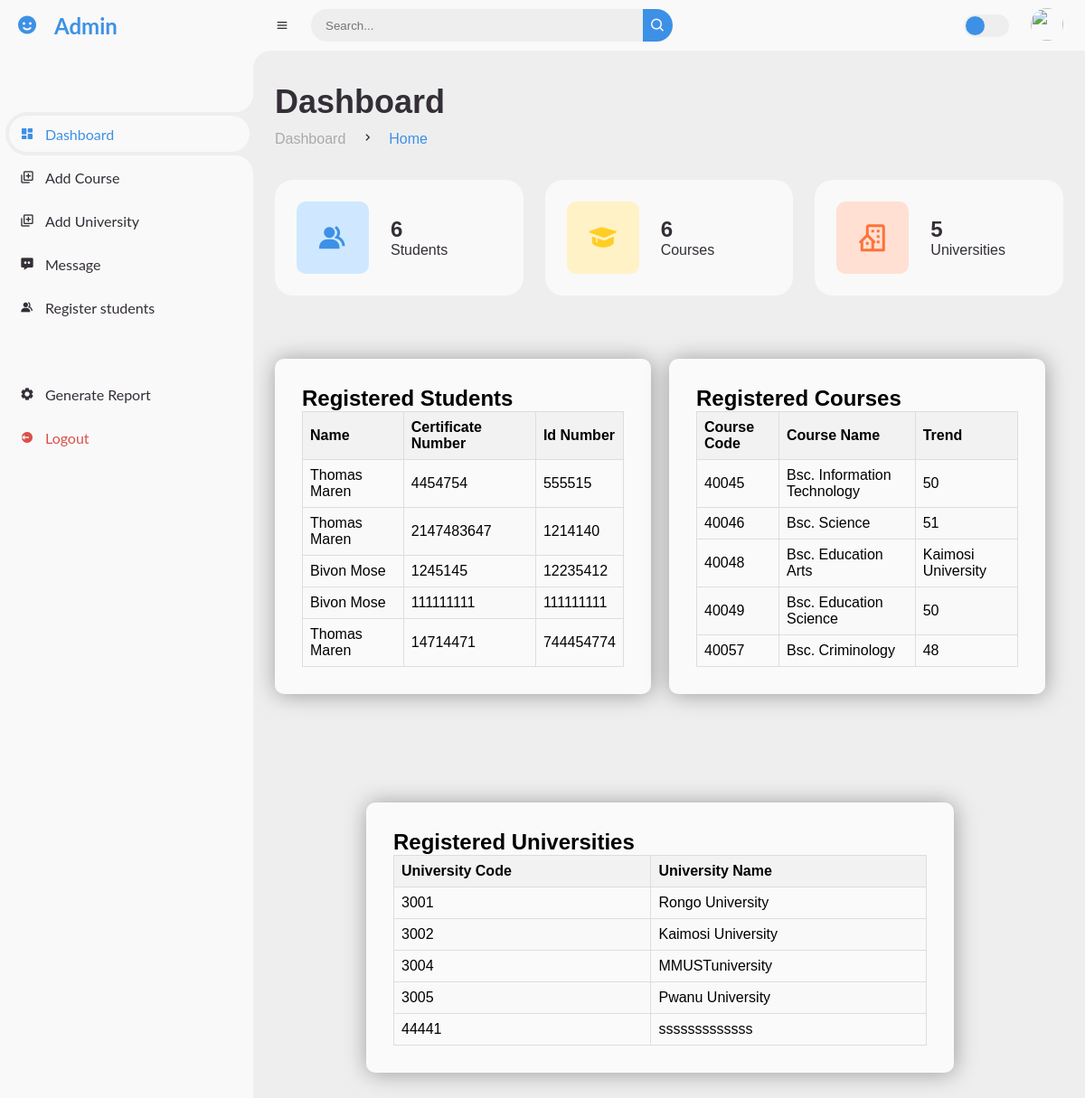
The app's page /Admin/admin-dashboard.php with its own data.
### tables this page shows
CREATE TABLE `student_info` (
  `Student_Name` varchar(20) NOT NULL,
  `Id_Number` int(25) NOT NULL,
  `Cert_Number` int(25) NOT NULL,
  `Password` varchar(25) NOT NULL
);

CREATE TABLE `course` (
  `Course_Code` varchar(32) NOT NULL,
  `Course_name` varchar(32) NOT NULL,
  `University_Code` int(4) NOT NULL,
  `Trend` varchar(32) NOT NULL
);

CREATE TABLE `university` (
  `University_code` int(5) NOT NULL,
  `University_Name` varchar(32) NOT NULL
);

### Admin/admin-dashboard.php (the view, shortened to what this page needs)
<!DOCTYPE html>
<html lang="en">
<head>
	<link href='https://unpkg.com/boxicons@2.0.9/css/boxicons.min.css' rel='stylesheet'>
	<link rel="stylesheet" href="style.css">
</head>
<body>
<?php
include "siderbar.php";
?>
	<section id="content">
		<nav>
			<i class='bx bx-menu' ></i>
			<form action="#">
				<div class="form-input">
					<input type="search" placeholder="Search...">
					<button type="submit" class="search-btn"><i class='bx bx-search' ></i></button>
				</div>
			</form>
			<label for="switch-mode" class="switch-mode"></label>
			<a href="#" class="profile">
				<img src="img/people.png">
			</a>
		</nav>
		<main>
			<div class="head-title">
				<div class="left">
					<h1>Dashboard</h1>
					<ul class="breadcrumb">
						<li>
							<a href="#">Dashboard</a>
						</li>
						<li><i class='bx bx-chevron-right' ></i></li>
						<li>
							<a class="active" href="#">Home</a>
						</li>
					</ul>
				</div>
			</div>
			<?php
	   include 'connect.php';
	   $total_students_result = $conn->query("SELECT * FROM student_info");
	   $total_students = $total_students_result->num_rows;
	   $total_courses_result = $conn->query("SELECT * FROM course");
	   $total_courses =  $total_courses_result->num_rows;
	   $total_universities_result = $conn->query("SELECT * FROM university");
	   $total_universities =  $total_universities_result->num_rows;
   ?>
<ul class="box-info">
				<li>
					<i class='bx bxs-group' ></i>
					<span class="text">
						<h3><?php  echo $total_students; ?></h3>
						<p>Students</p>
					</span>
				</li>
				<li>
					<i class='bx bxs-graduation' ></i>
					<span class="text">
						<h3><?php echo $total_courses ?></h3>
						<p>Courses</p>
					</span>
				</li>
				<li>
					<i class='bx bx-building-house'></i>
					<span class="text">
						<h3><?php  echo $total_universities; ?></h3>
						<p>Universities</p>
					</span>
				</li>
			</ul>
			<div class="table-container">
        <div class="table-wrapper">
				<form class="form-style-9">
            <h2>Registered Students</h2>
            <table>
                <thead>
                    <tr>
                        <th>Name</th>
                        <th>Certificate Number</th>
                        <th>Id Number</th>
                    </tr>
                </thead>
				<tbody>
				<?php
            include "connect.php";
            $sql= "SELECT *
			FROM student_info
			LIMIT 5;
			";
            $row = mysqli_query($conn,$sql);
                   foreach($row as $rows)
                  {
                ?>
                <tr >
                    <td><?php echo $rows['Student_Name'] ?></td>
                    <td><?php echo $rows['Id_Number']; ?></td>
                    <td><?php echo $rows['Cert_Number']; ?></td>
                </tr>
                <?php } ?>
            </tbody>
            </table>
						</form>
        </div>
        <div class="table-wrapper">
				<form class="form-style-9">
            <h2>Registered Courses</h2>
            <table>
                <thead>
                    <tr>
                        <th>Course Code</th>
                        <th>Course Name</th>
                        <th>Trend</th>
                    </tr>
                </thead>
                <tbody>
                    	<?php
            include "connect.php";
            $sql= "SELECT *
			FROM course
			LIMIT 5;
			";
            $row = mysqli_query($conn,$sql);
                   foreach($row as $rows)
                  {
                ?>
                <tr >
                    <td><?php echo $rows['Course_Code'] ?></td>
                    <td><?php echo $rows['Course_name']; ?></td>
                    <td><?php echo $rows['Trend']; ?></td>
                </tr>
                <?php } ?>
                </tbody>
            </table>
						</form>
        </div>
        <div class="table-wrapper">
				<form class="form-style-9">
            <h2>Registered Universities</h2>
            <table>
                <thead>
                    <tr>
                        <th>University Code</th>
                        <th>University Name</th>
                    </tr>
                </thead>
                <tbody>
				<?php
            include "connect.php";
            $sql= "SELECT *
			FROM university
			LIMIT 5;
			";
            $row = mysqli_query($conn,$sql);
                   foreach($row as $rows)
                  {
                ?>
                <tr >
                    <td><?php echo $rows['University_code'] ?></td>
                    <td><?php echo $rows['University_Name']; ?></td>
                </tr>
                <?php } ?>
                </tbody>
            </table>
						</form>
        </div>
    </div>
		</main>
	</section>
</body>
</html>

### Admin/siderbar.php (shortened to what this page needs)
<!DOCTYPE html>
<html lang="en">
<head>
</head>
<body>
	<section id="sidebar">
		<a href="#" class="brand">
			<i class='bx bxs-smile'></i>
			<span class="text">Admin</span>
		</a>
		<ul class="side-menu top">
			<li class="active">
				<a href="admin-dashboard.php">
					<i class='bx bxs-dashboard' ></i>
					<span class="text">Dashboard</span>
				</a>
			</li>
			<li>
				<a href="register-new-course.php">
					<i class='bx bx-add-to-queue'></i>
					<span class="text">Add Course</span>
				</a>
			</li>
			<li>
				<a href="register-new-university.php">
					<i class='bx bx-add-to-queue'></i>
					<span class="text">Add University</span>
				</a>
			</li>
			<li>
				<a href="#">
					<i class='bx bxs-message-dots' ></i>
					<span class="text">Message</span>
				</a>
			</li>
			<li>
				<a href="register-new-student.php">
					<i class='bx bxs-group' ></i>
					<span class="text">Register students</span>
				</a>
			</li>
		</ul>
		<ul class="side-menu">
			<li>
				<a href="admin-print-report.php">
					<i class='bx bxs-cog' ></i>
					<span class="text">Generate Report</span>
				</a>
			</li>
			<li>
				<a href="logout.php" class="logout">
					<i class='bx bxs-log-out-circle' ></i>
					<span class="text">Logout</span>
				</a>
			</li>
		</ul>
	</section>
</body>
</html>

### records on screen
student_info: Student_Name "Thomas Maren", Id_Number "4454754", Cert_Number "555515"
student_info: Student_Name "Thomas Maren", Id_Number "2147483647", Cert_Number "1214140"
student_info: Student_Name "Bivon Mose", Id_Number "1245145", Cert_Number "12235412"
student_info: Student_Name "Bivon Mose", Id_Number "111111111", Cert_Number "111111111"
student_info: Student_Name "Thomas Maren", Id_Number "14714471", Cert_Number "744454774"
course: Course_Code "40045", Course_name "Bsc. Information Technology", Trend "50"
course: Course_Code "40046", Course_name "Bsc. Science", Trend "51"
course: Course_Code "40048", Course_name "Bsc. Education Arts", Trend "Kaimosi University"
course: Course_Code "40049", Course_name "Bsc. Education Science", Trend "50"
course: Course_Code "40057", Course_name "Bsc. Criminology", Trend "48"
university: University_code "3001", University_Name "Rongo University"
university: University_code "3002", University_Name "Kaimosi University"
university: University_code "3004", University_Name "MMUSTuniversity"
university: University_code "3005", University_Name "Pwanu University"
university: University_code "44441", University_Name "sssssssssssss"

### other values on screen
$total_students "6"
$total_courses "6"
$total_universities "5"
